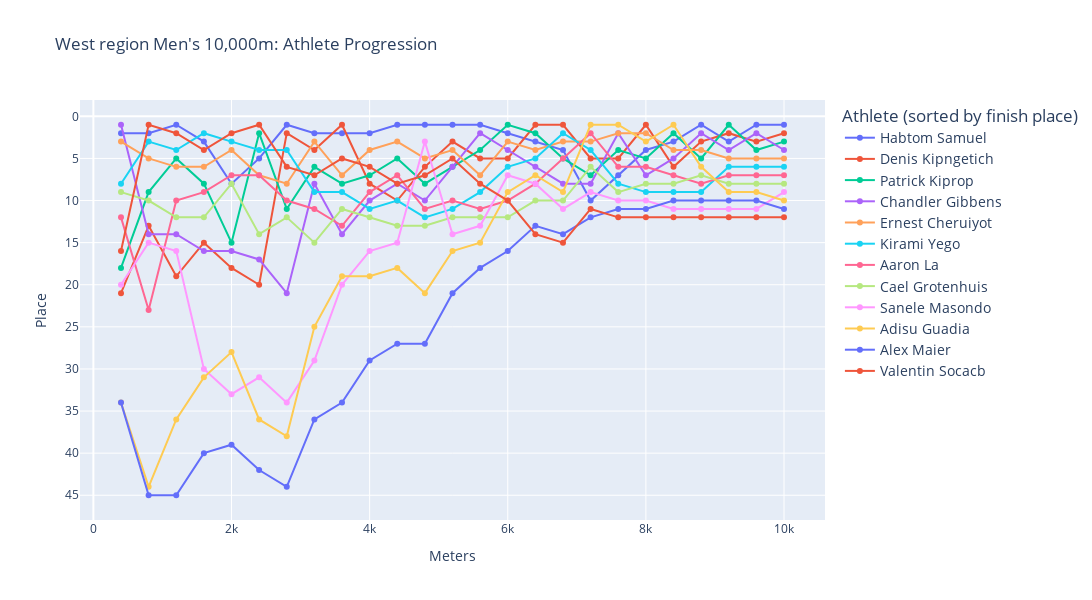
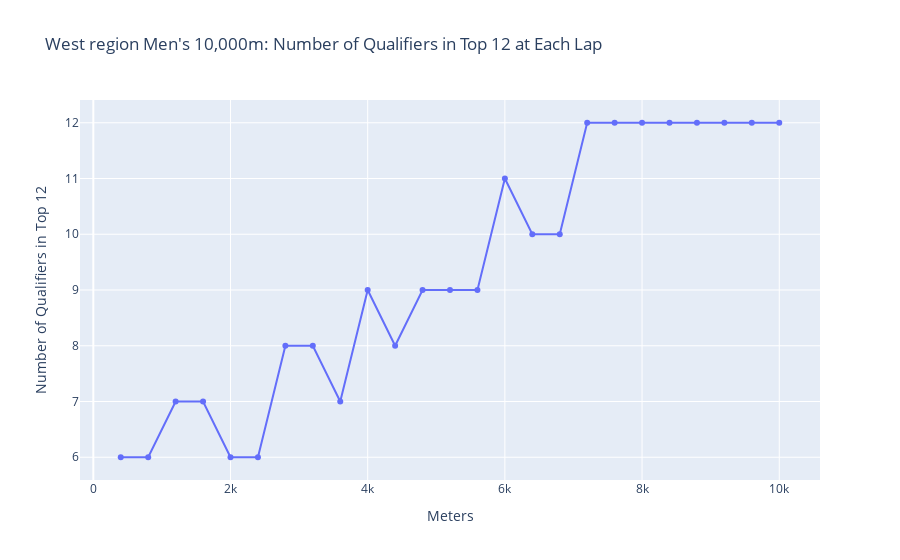
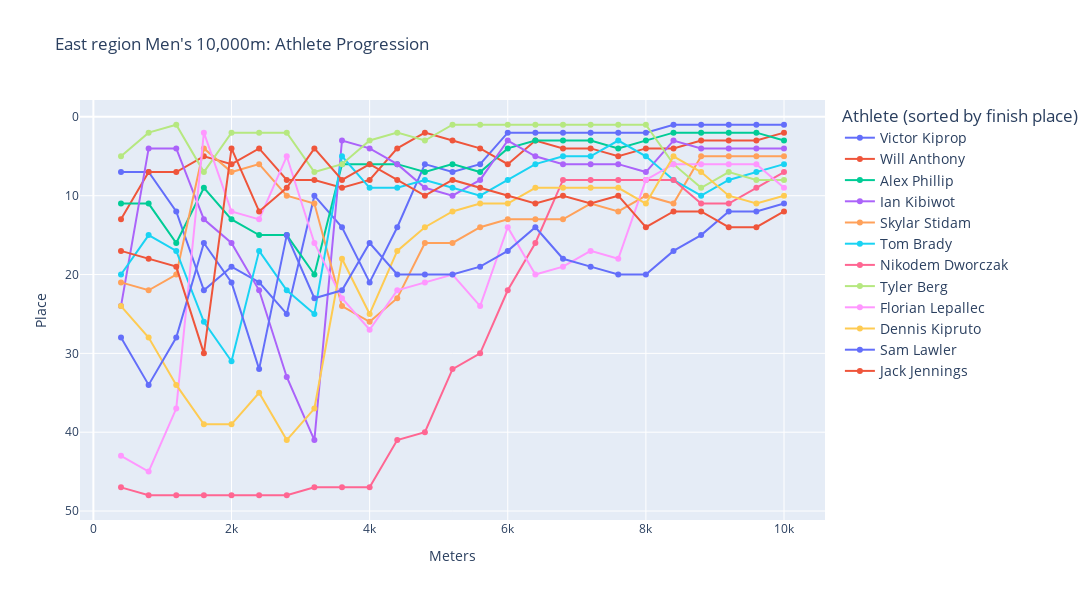
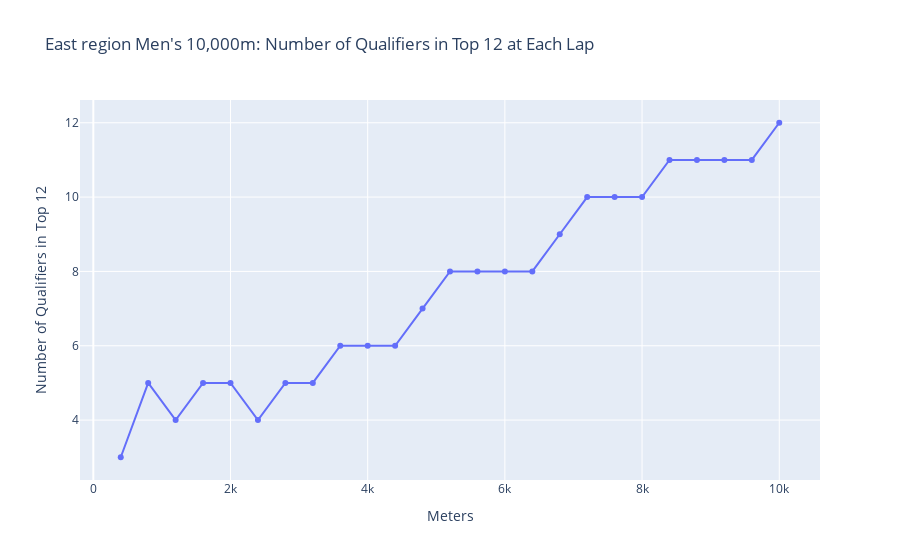

The notebook cell these images were saved under, in order:
### Code cell
# Result pages for 10,000m regionals races
urls = [
    'https://flashresults.ncaa.com/Outdoor/2024/FirstRounds/West/008-1-01.htm',
    'https://flashresults.ncaa.com/Outdoor/2024/FirstRounds/East/008-1-01.htm',
    'https://flashresults.ncaa.com/Outdoor/2024/FirstRounds/West/028-1-01.htm',
    'https://flashresults.ncaa.com/Outdoor/2024/FirstRounds/East/028-1-01.htm'
    ]
genders = ['Men','Men','Women','Women']
regions = ['West','East','West','East']
# Loop through the 4 race results
for url, gender, region in zip(urls, genders, regions):
    print(gender, region)
    # Scrape results from internet
    df = scrape_results(url)
    # Do some data cleaning
    clean_df = clean_results_df(df)
    # Add ranks per lap
    rank_df = add_ranks(clean_df)
    # Format data tables for plotting
    melted_rank_df = melt_rank_df(rank_df)
    top_12_df = get_top_12_df(melted_rank_df)
    # Plot race progression
    race_progression_plot(melted_rank_df, gender, region)
    race_progression_plot_interactive(melted_rank_df, gender, region)
    # Plot number of qualifiers in top 12
    top_12_plot(top_12_df, gender, region)
    top_12_plot_interactive(top_12_df, gender, region)

### Figure 1 — Plotly figure (JSON) as saved in the notebook; plotly's stock layout.template omitted (floating-point values rounded to 4 significant figures)
{"data": [{"hovertemplate": "<b>%{hovertext}</b><br><br>Athlete=Habtom Samuel<br>Meters=%{x}<br>Place=%{y}<extra></extra>", "hovertext": ["Habtom Samuel", "Habtom Samuel", "Habtom Samuel", "Habtom Samuel", "Habtom Samuel", "Habtom Samuel", "Habtom Samuel", "Habtom Samuel", "Habtom Samuel", "Habtom Samuel", "Habtom Samuel", "Habtom Samuel", "Habtom Samuel", "Habtom Samuel", "Habtom Samuel", "Habtom Samuel", "Habtom Samuel", "Habtom Samuel", "Habtom Samuel", "Habtom Samuel", "Habtom Samuel", "Habtom Samuel", "Habtom Samuel", "Habtom Samuel", "Habtom Samuel"], "legendgroup": "Habtom Samuel", "line": {"color": "#636efa", "dash": "solid", "shape": "linear"}, "marker": {"symbol": "circle"}, "mode": "lines+markers", "name": "Habtom Samuel", "orientation": "v", "showlegend": true, "type": "scatter", "x": [400, 800, 1200, 1600, 2000, 2400, 2800, 3200, 3600, 4000, 4400, 4800, 5200, 5600, 6000, 6400, 6800, 7200, 7600, 8000, 8400, 8800, 9200, 9600, 10000], "xaxis": "x", "y": [2, 2, 1, 3, 8, 5, 1, 2, 2, 2, 1, 1, 1, 1, 2, 3, 4, 10, 7, 4, 3, 1, 3, 1, 1], "yaxis": "y"}, {"hovertemplate": "<b>%{hovertext}</b><br><br>Athlete=Denis Kipngetich<br>Meters=%{x}<br>Place=%{y}<extra></extra>", "hovertext": ["Denis Kipngetich", "Denis Kipngetich", "Denis Kipngetich", "Denis Kipngetich", "Denis Kipngetich", "Denis Kipngetich", "Denis Kipngetich", "Denis Kipngetich", "Denis Kipngetich", "Denis Kipngetich", "Denis Kipngetich", "Denis Kipngetich", "Denis Kipngetich", "Denis Kipngetich", "Denis Kipngetich", "Denis Kipngetich", "Denis Kipngetich", "Denis Kipngetich", "Denis Kipngetich", "Denis Kipngetich", "Denis Kipngetich", "Denis Kipngetich", "Denis Kipngetich", "Denis Kipngetich", "Denis Kipngetich"], "legendgroup": "Denis Kipngetich", "line": {"color": "#EF553B", "dash": "solid", "shape": "linear"}, "marker": {"symbol": "circle"}, "mode": "lines+markers", "name": "Denis Kipngetich", "orientation": "v", "showlegend": true, "type": "scatter", "x": [400, 800, 1200, 1600, 2000, 2400, 2800, 3200, 3600, 4000, 4400, 4800, 5200, 5600, 6000, 6400, 6800, 7200, 7600, 8000, 8400, 8800, 9200, 9600, 10000], "xaxis": "x", "y": [21, 13, 19, 15, 18, 20, 2, 4, 1, 8, 10, 6, 3, 5, 5, 1, 1, 5, 5, 1, 6, 3, 2, 3, 2], "yaxis": "y"}, {"hovertemplate": "<b>%{hovertext}</b><br><br>Athlete=Patrick Kiprop<br>Meters=%{x}<br>Place=%{y}<extra></extra>", "hovertext": ["Patrick Kiprop", "Patrick Kiprop", "Patrick Kiprop", "Patrick Kiprop", "Patrick Kiprop", "Patrick Kiprop", "Patrick Kiprop", "Patrick Kiprop", "Patrick Kiprop", "Patrick Kiprop", "Patrick Kiprop", "Patrick Kiprop", "Patrick Kiprop", "Patrick Kiprop", "Patrick Kiprop", "Patrick Kiprop", "Patrick Kiprop", "Patrick Kiprop", "Patrick Kiprop", "Patrick Kiprop", "Patrick Kiprop", "Patrick Kiprop", "Patrick Kiprop", "Patrick Kiprop", "Patrick Kiprop"], "legendgroup": "Patrick Kiprop", "line": {"color": "#00cc96", "dash": "solid", "shape": "linear"}, "marker": {"symbol": "circle"}, "mode": "lines+markers", "name": "Patrick Kiprop", "orientation": "v", "showlegend": true, "type": "scatter", "x": [400, 800, 1200, 1600, 2000, 2400, 2800, 3200, 3600, 4000, 4400, 4800, 5200, 5600, 6000, 6400, 6800, 7200, 7600, 8000, 8400, 8800, 9200, 9600, 10000], "xaxis": "x", "y": [18, 9, 5, 8, 15, 2, 11, 6, 8, 7, 5, 8, 6, 4, 1, 2, 5, 7, 4, 5, 2, 5, 1, 4, 3], "yaxis": "y"}, {"hovertemplate": "<b>%{hovertext}</b><br><br>Athlete=Chandler Gibbens<br>Meters=%{x}<br>Place=%{y}<extra></extra>", "hovertext": ["Chandler Gibbens", "Chandler Gibbens", "Chandler Gibbens", "Chandler Gibbens", "Chandler Gibbens", "Chandler Gibbens", "Chandler Gibbens", "Chandler Gibbens", "Chandler Gibbens", "Chandler Gibbens", "Chandler Gibbens", "Chandler Gibbens", "Chandler Gibbens", "Chandler Gibbens", "Chandler Gibbens", "Chandler Gibbens", "Chandler Gibbens", "Chandler Gibbens", "Chandler Gibbens", "Chandler Gibbens", "Chandler Gibbens", "Chandler Gibbens", "Chandler Gibbens", "Chandler Gibbens", "Chandler Gibbens"], "legendgroup": "Chandler Gibbens", "line": {"color": "#ab63fa", "dash": "solid", "shape": "linear"}, "marker": {"symbol": "circle"}, "mode": "lines+markers", "name": "Chandler Gibbens", "orientation": "v", "showlegend": true, "type": "scatter", "x": [400, 800, 1200, 1600, 2000, 2400, 2800, 3200, 3600, 4000, 4400, 4800, 5200, 5600, 6000, 6400, 6800, 7200, 7600, 8000, 8400, 8800, 9200, 9600, 10000], "xaxis": "x", "y": [1, 14, 14, 16, 16, 17, 21, 8, 14, 10, 8, 10, 6, 2, 4, 6, 8, 8, 2, 7, 5, 2, 4, 2, 4], "yaxis": "y"}, {"hovertemplate": "<b>%{hovertext}</b><br><br>Athlete=Ernest Cheruiyot<br>Meters=%{x}<br>Place=%{y}<extra></extra>", "hovertext": ["Ernest Cheruiyot", "Ernest Cheruiyot", "Ernest Cheruiyot", "Ernest Cheruiyot", "Ernest Cheruiyot", "Ernest Cheruiyot", "Ernest Cheruiyot", "Ernest Cheruiyot", "Ernest Cheruiyot", "Ernest Cheruiyot", "Ernest Cheruiyot", "Ernest Cheruiyot", "Ernest Cheruiyot", "Ernest Cheruiyot", "Ernest Cheruiyot", "Ernest Cheruiyot", "Ernest Cheruiyot", "Ernest Cheruiyot", "Ernest Cheruiyot", "Ernest Cheruiyot", "Ernest Cheruiyot", "Ernest Cheruiyot", "Ernest Cheruiyot", "Ernest Cheruiyot", "Ernest Cheruiyot"], "legendgroup": "Ernest Cheruiyot", "line": {"color": "#FFA15A", "dash": "solid", "shape": "linear"}, "marker": {"symbol": "circle"}, "mode": "lines+markers", "name": "Ernest Cheruiyot", "orientation": "v", "showlegend": true, "type": "scatter", "x": [400, 800, 1200, 1600, 2000, 2400, 2800, 3200, 3600, 4000, 4400, 4800, 5200, 5600, 6000, 6400, 6800, 7200, 7600, 8000, 8400, 8800, 9200, 9600, 10000], "xaxis": "x", "y": [3, 5, 6, 6, 4, 7, 8, 3, 7, 4, 3, 5, 4, 7, 3, 4, 3, 3, 2, 2, 4, 4, 5, 5, 5], "yaxis": "y"}, {"hovertemplate": "<b>%{hovertext}</b><br><br>Athlete=Kirami Yego<br>Meters=%{x}<br>Place=%{y}<extra></extra>", "hovertext": ["Kirami Yego", "Kirami Yego", "Kirami Yego", "Kirami Yego", "Kirami Yego", "Kirami Yego", "Kirami Yego", "Kirami Yego", "Kirami Yego", "Kirami Yego", "Kirami Yego", "Kirami Yego", "Kirami Yego", "Kirami Yego", "Kirami Yego", "Kirami Yego", "Kirami Yego", "Kirami Yego", "Kirami Yego", "Kirami Yego", "Kirami Yego", "Kirami Yego", "Kirami Yego", "Kirami Yego", "Kirami Yego"], "legendgroup": "Kirami Yego", "line": {"color": "#19d3f3", "dash": "solid", "shape": "linear"}, "marker": {"symbol": "circle"}, "mode": "lines+markers", "name": "Kirami Yego", "orientation": "v", "showlegend": true, "type": "scatter", "x": [400, 800, 1200, 1600, 2000, 2400, 2800, 3200, 3600, 4000, 4400, 4800, 5200, 5600, 6000, 6400, 6800, 7200, 7600, 8000, 8400, 8800, 9200, 9600, 10000], "xaxis": "x", "y": [8, 3, 4, 2, 3, 4, 4, 9, 9, 11, 10, 12, 11, 9, 6, 5, 2, 4, 8, 9, 9, 9, 6, 6, 6], "yaxis": "y"}, {"hovertemplate": "<b>%{hovertext}</b><br><br>Athlete=Aaron La<br>Meters=%{x}<br>Place=%{y}<extra></extra>", "hovertext": ["Aaron La", "Aaron La", "Aaron La", "Aaron La", "Aaron La", "Aaron La", "Aaron La", "Aaron La", "Aaron La", "Aaron La", "Aaron La", "Aaron La", "Aaron La", "Aaron La", "Aaron La", "Aaron La", "Aaron La", "Aaron La", "Aaron La", "Aaron La", "Aaron La", "Aaron La", "Aaron La", "Aaron La", "Aaron La"], "legendgroup": "Aaron La", "line": {"color": "#FF6692", "dash": "solid", "shape": "linear"}, "marker": {"symbol": "circle"}, "mode": "lines+markers", "name": "Aaron La", "orientation": "v", "showlegend": true, "type": "scatter", "x": [400, 800, 1200, 1600, 2000, 2400, 2800, 3200, 3600, 4000, 4400, 4800, 5200, 5600, 6000, 6400, 6800, 7200, 7600, 8000, 8400, 8800, 9200, 9600, 10000], "xaxis": "x", "y": [12, 23, 10, 9, 7, 7, 10, 11, 13, 9, 7, 11, 10, 11, 10, 8, 5, 2, 6, 6, 7, 8, 7, 7, 7], "yaxis": "y"}, {"hovertemplate": "<b>%{hovertext}</b><br><br>Athlete=Cael Grotenhuis<br>Meters=%{x}<br>Place=%{y}<extra></extra>", "hovertext": ["Cael Grotenhuis", "Cael Grotenhuis", "Cael Grotenhuis", "Cael Grotenhuis", "Cael Grotenhuis", "Cael Grotenhuis", "Cael Grotenhuis", "Cael Grotenhuis", "Cael Grotenhuis", "Cael Grotenhuis", "Cael Grotenhuis", "Cael Grotenhuis", "Cael Grotenhuis", "Cael Grotenhuis", "Cael Grotenhuis", "Cael Grotenhuis", "Cael Grotenhuis", "Cael Grotenhuis", "Cael Grotenhuis", "Cael Grotenhuis", "Cael Grotenhuis", "Cael Grotenhuis", "Cael Grotenhuis", "Cael Grotenhuis", "Cael Grotenhuis"], "legendgroup": "Cael Grotenhuis", "line": {"color": "#B6E880", "dash": "solid", "shape": "linear"}, "marker": {"symbol": "circle"}, "mode": "lines+markers", "name": "Cael Grotenhuis", "orientation": "v", "showlegend": true, "type": "scatter", "x": [400, 800, 1200, 1600, 2000, 2400, 2800, 3200, 3600, 4000, 4400, 4800, 5200, 5600, 6000, 6400, 6800, 7200, 7600, 8000, 8400, 8800, 9200, 9600, 10000], "xaxis": "x", "y": [9, 10, 12, 12, 8, 14, 12, 15, 11, 12, 13, 13, 12, 12, 12, 10, 10, 6, 9, 8, 8, 7, 8, 8, 8], "yaxis": "y"}, {"hovertemplate": "<b>%{hovertext}</b><br><br>Athlete=Sanele Masondo<br>Meters=%{x}<br>Place=%{y}<extra></extra>", "hovertext": ["Sanele Masondo", "Sanele Masondo", "Sanele Masondo", "Sanele Masondo", "Sanele Masondo", "Sanele Masondo", "Sanele Masondo", "Sanele Masondo", "Sanele Masondo", "Sanele Masondo", "Sanele Masondo", "Sanele Masondo", "Sanele Masondo", "Sanele Masondo", "Sanele Masondo", "Sanele Masondo", "Sanele Masondo", "Sanele Masondo", "Sanele Masondo", "Sanele Masondo", "Sanele Masondo", "Sanele Masondo", "Sanele Masondo", "Sanele Masondo", "Sanele Masondo"], "legendgroup": "Sanele Masondo", "line": {"color": "#FF97FF", "dash": "solid", "shape": "linear"}, "marker": {"symbol": "circle"}, "mode": "lines+markers", "name": "Sanele Masondo", "orientation": "v", "showlegend": true, "type": "scatter", "x": [400, 800, 1200, 1600, 2000, 2400, 2800, 3200, 3600, 4000, 4400, 4800, 5200, 5600, 6000, 6400, 6800, 7200, 7600, 8000, 8400, 8800, 9200, 9600, 10000], "xaxis": "x", "y": [20, 15, 16, 30, 33, 31, 34, 29, 20, 16, 15, 3, 14, 13, 7, 8, 11, 9, 10, 10, 11, 11, 11, 11, 9], "yaxis": "y"}, {"hovertemplate": "<b>%{hovertext}</b><br><br>Athlete=Adisu Guadia<br>Meters=%{x}<br>Place=%{y}<extra></extra>", "hovertext": ["Adisu Guadia", "Adisu Guadia", "Adisu Guadia", "Adisu Guadia", "Adisu Guadia", "Adisu Guadia", "Adisu Guadia", "Adisu Guadia", "Adisu Guadia", "Adisu Guadia", "Adisu Guadia", "Adisu Guadia", "Adisu Guadia", "Adisu Guadia", "Adisu Guadia", "Adisu Guadia", "Adisu Guadia", "Adisu Guadia", "Adisu Guadia", "Adisu Guadia", "Adisu Guadia", "Adisu Guadia", "Adisu Guadia", "Adisu Guadia", "Adisu Guadia"], "legendgroup": "Adisu Guadia", "line": {"color": "#FECB52", "dash": "solid", "shape": "linear"}, "marker": {"symbol": "circle"}, "mode": "lines+markers", "name": "Adisu Guadia", "orientation": "v", "showlegend": true, "type": "scatter", "x": [400, 800, 1200, 1600, 2000, 2400, 2800, 3200, 3600, 4000, 4400, 4800, 5200, 5600, 6000, 6400, 6800, 7200, 7600, 8000, 8400, 8800, 9200, 9600, 10000], "xaxis": "x", "y": [34, 44, 36, 31, 28, 36, 38, 25, 19, 19, 18, 21, 16, 15, 9, 7, 9, 1, 1, 3, 1, 6, 9, 9, 10], "yaxis": "y"}, {"hovertemplate": "<b>%{hovertext}</b><br><br>Athlete=Alex Maier<br>Meters=%{x}<br>Place=%{y}<extra></extra>", "hovertext": ["Alex Maier", "Alex Maier", "Alex Maier", "Alex Maier", "Alex Maier", "Alex Maier", "Alex Maier", "Alex Maier", "Alex Maier", "Alex Maier", "Alex Maier", "Alex Maier", "Alex Maier", "Alex Maier", "Alex Maier", "Alex Maier", "Alex Maier", "Alex Maier", "Alex Maier", "Alex Maier", "Alex Maier", "Alex Maier", "Alex Maier", "Alex Maier", "Alex Maier"], "legendgroup": "Alex Maier", "line": {"color": "#636efa", "dash": "solid", "shape": "linear"}, "marker": {"symbol": "circle"}, "mode": "lines+markers", "name": "Alex Maier", "orientation": "v", "showlegend": true, "type": "scatter", "x": [400, 800, 1200, 1600, 2000, 2400, 2800, 3200, 3600, 4000, 4400, 4800, 5200, 5600, 6000, 6400, 6800, 7200, 7600, 8000, 8400, 8800, 9200, 9600, 10000], "xaxis": "x", "y": [34, 45, 45, 40, 39, 42, 44, 36, 34, 29, 27, 27, 21, 18, 16, 13, 14, 12, 11, 11, 10, 10, 10, 10, 11], "yaxis": "y"}, {"hovertemplate": "<b>%{hovertext}</b><br><br>Athlete=Valentin Socacb<br>Meters=%{x}<br>Place=%{y}<extra></extra>", "hovertext": ["Valentin Socacb", "Valentin Socacb", "Valentin Socacb", "Valentin Socacb", "Valentin Socacb", "Valentin Socacb", "Valentin Socacb", "Valentin Socacb", "Valentin Socacb", "Valentin Socacb", "Valentin Socacb", "Valentin Socacb", "Valentin Socacb", "Valentin Socacb", "Valentin Socacb", "Valentin Socacb", "Valentin Socacb", "Valentin Socacb", "Valentin Socacb", "Valentin Socacb", "Valentin Socacb", "Valentin Socacb", "Valentin Socacb", "Valentin Socacb", "Valentin Socacb"], "legendgroup": "Valentin Socacb", "line": {"color": "#EF553B", "dash": "solid", "shape": "linear"}, "marker": {"symbol": "circle"}, "mode": "lines+markers", "name": "Valentin Socacb", "orientation": "v", "showlegend": true, "type": "scatter", "x": [400, 800, 1200, 1600, 2000, 2400, 2800, 3200, 3600, 4000, 4400, 4800, 5200, 5600, 6000, 6400, 6800, 7200, 7600, 8000, 8400, 8800, 9200, 9600, 10000], "xaxis": "x", "y": [16, 1, 2, 4, 2, 1, 6, 7, 5, 6, 8, 7, 5, 8, 10, 14, 15, 11, 12, 12, 12, 12, 12, 12, 12], "yaxis": "y"}], "layout": {"height": 600, "legend": {"font": {"size": 14}, "orientation": "v", "title": {"text": "Athlete (sorted by finish place)"}, "tracegroupgap": 0}, "title": {"text": "West region Men's 10,000m: Athlete Progression"}, "width": 1200, "xaxis": {"anchor": "y", "domain": [0, 1], "title": {"text": "Meters"}}, "yaxis": {"anchor": "x", "autorange": "reversed", "domain": [0, 1], "title": {"text": "Place"}}}}

### Figure 2 — Plotly figure (JSON) as saved in the notebook; plotly's stock layout.template omitted (floating-point values rounded to 4 significant figures)
{"data": [{"hovertemplate": "Meters=%{x}<br>Number of Qualifiers in Top 12=%{y}<extra></extra>", "legendgroup": "", "line": {"color": "#636efa", "dash": "solid", "shape": "linear"}, "marker": {"symbol": "circle"}, "mode": "lines+markers", "name": "", "orientation": "v", "showlegend": false, "type": "scatter", "x": [400, 800, 1200, 1600, 2000, 2400, 2800, 3200, 3600, 4000, 4400, 4800, 5200, 5600, 6000, 6400, 6800, 7200, 7600, 8000, 8400, 8800, 9200, 9600, 10000], "xaxis": "x", "y": [6, 6, 7, 7, 6, 6, 8, 8, 7, 9, 8, 9, 9, 9, 11, 10, 10, 12, 12, 12, 12, 12, 12, 12, 12], "yaxis": "y"}], "layout": {"legend": {"tracegroupgap": 0}, "title": {"text": "West region Men's 10,000m: Number of Qualifiers in Top 12 at Each Lap"}, "xaxis": {"anchor": "y", "domain": [0, 1], "title": {"text": "Meters"}}, "yaxis": {"anchor": "x", "domain": [0, 1], "title": {"text": "Number of Qualifiers in Top 12"}}}}

### Figure 3 — Plotly figure (JSON) as saved in the notebook; plotly's stock layout.template omitted (floating-point values rounded to 4 significant figures)
{"data": [{"hovertemplate": "<b>%{hovertext}</b><br><br>Athlete=Victor Kiprop<br>Meters=%{x}<br>Place=%{y}<extra></extra>", "hovertext": ["Victor Kiprop", "Victor Kiprop", "Victor Kiprop", "Victor Kiprop", "Victor Kiprop", "Victor Kiprop", "Victor Kiprop", "Victor Kiprop", "Victor Kiprop", "Victor Kiprop", "Victor Kiprop", "Victor Kiprop", "Victor Kiprop", "Victor Kiprop", "Victor Kiprop", "Victor Kiprop", "Victor Kiprop", "Victor Kiprop", "Victor Kiprop", "Victor Kiprop", "Victor Kiprop", "Victor Kiprop", "Victor Kiprop", "Victor Kiprop", "Victor Kiprop"], "legendgroup": "Victor Kiprop", "line": {"color": "#636efa", "dash": "solid", "shape": "linear"}, "marker": {"symbol": "circle"}, "mode": "lines+markers", "name": "Victor Kiprop", "orientation": "v", "showlegend": true, "type": "scatter", "x": [400, 800, 1200, 1600, 2000, 2400, 2800, 3200, 3600, 4000, 4400, 4800, 5200, 5600, 6000, 6400, 6800, 7200, 7600, 8000, 8400, 8800, 9200, 9600, 10000], "xaxis": "x", "y": [7, 7, 12, 22, 19, 21, 25, 10, 14, 21, 14, 6, 7, 6, 2, 2, 2, 2, 2, 2, 1, 1, 1, 1, 1], "yaxis": "y"}, {"hovertemplate": "<b>%{hovertext}</b><br><br>Athlete=Will Anthony<br>Meters=%{x}<br>Place=%{y}<extra></extra>", "hovertext": ["Will Anthony", "Will Anthony", "Will Anthony", "Will Anthony", "Will Anthony", "Will Anthony", "Will Anthony", "Will Anthony", "Will Anthony", "Will Anthony", "Will Anthony", "Will Anthony", "Will Anthony", "Will Anthony", "Will Anthony", "Will Anthony", "Will Anthony", "Will Anthony", "Will Anthony", "Will Anthony", "Will Anthony", "Will Anthony", "Will Anthony", "Will Anthony", "Will Anthony"], "legendgroup": "Will Anthony", "line": {"color": "#EF553B", "dash": "solid", "shape": "linear"}, "marker": {"symbol": "circle"}, "mode": "lines+markers", "name": "Will Anthony", "orientation": "v", "showlegend": true, "type": "scatter", "x": [400, 800, 1200, 1600, 2000, 2400, 2800, 3200, 3600, 4000, 4400, 4800, 5200, 5600, 6000, 6400, 6800, 7200, 7600, 8000, 8400, 8800, 9200, 9600, 10000], "xaxis": "x", "y": [13, 7, 7, 5, 6, 4, 8, 8, 9, 8, 4, 2, 3, 4, 6, 3, 4, 4, 5, 4, 4, 3, 3, 3, 2], "yaxis": "y"}, {"hovertemplate": "<b>%{hovertext}</b><br><br>Athlete=Alex Phillip<br>Meters=%{x}<br>Place=%{y}<extra></extra>", "hovertext": ["Alex Phillip", "Alex Phillip", "Alex Phillip", "Alex Phillip", "Alex Phillip", "Alex Phillip", "Alex Phillip", "Alex Phillip", "Alex Phillip", "Alex Phillip", "Alex Phillip", "Alex Phillip", "Alex Phillip", "Alex Phillip", "Alex Phillip", "Alex Phillip", "Alex Phillip", "Alex Phillip", "Alex Phillip", "Alex Phillip", "Alex Phillip", "Alex Phillip", "Alex Phillip", "Alex Phillip", "Alex Phillip"], "legendgroup": "Alex Phillip", "line": {"color": "#00cc96", "dash": "solid", "shape": "linear"}, "marker": {"symbol": "circle"}, "mode": "lines+markers", "name": "Alex Phillip", "orientation": "v", "showlegend": true, "type": "scatter", "x": [400, 800, 1200, 1600, 2000, 2400, 2800, 3200, 3600, 4000, 4400, 4800, 5200, 5600, 6000, 6400, 6800, 7200, 7600, 8000, 8400, 8800, 9200, 9600, 10000], "xaxis": "x", "y": [11, 11, 16, 9, 13, 15, 15, 20, 6, 6, 6, 7, 6, 7, 4, 3, 3, 3, 4, 3, 2, 2, 2, 2, 3], "yaxis": "y"}, {"hovertemplate": "<b>%{hovertext}</b><br><br>Athlete=Ian Kibiwot<br>Meters=%{x}<br>Place=%{y}<extra></extra>", "hovertext": ["Ian Kibiwot", "Ian Kibiwot", "Ian Kibiwot", "Ian Kibiwot", "Ian Kibiwot", "Ian Kibiwot", "Ian Kibiwot", "Ian Kibiwot", "Ian Kibiwot", "Ian Kibiwot", "Ian Kibiwot", "Ian Kibiwot", "Ian Kibiwot", "Ian Kibiwot", "Ian Kibiwot", "Ian Kibiwot", "Ian Kibiwot", "Ian Kibiwot", "Ian Kibiwot", "Ian Kibiwot", "Ian Kibiwot", "Ian Kibiwot", "Ian Kibiwot", "Ian Kibiwot", "Ian Kibiwot"], "legendgroup": "Ian Kibiwot", "line": {"color": "#ab63fa", "dash": "solid", "shape": "linear"}, "marker": {"symbol": "circle"}, "mode": "lines+markers", "name": "Ian Kibiwot", "orientation": "v", "showlegend": true, "type": "scatter", "x": [400, 800, 1200, 1600, 2000, 2400, 2800, 3200, 3600, 4000, 4400, 4800, 5200, 5600, 6000, 6400, 6800, 7200, 7600, 8000, 8400, 8800, 9200, 9600, 10000], "xaxis": "x", "y": [24, 4, 4, 13, 16, 22, 33, 41, 3, 4, 6, 9, 10, 8, 3, 5, 6, 6, 6, 7, 3, 4, 4, 4, 4], "yaxis": "y"}, {"hovertemplate": "<b>%{hovertext}</b><br><br>Athlete=Skylar Stidam<br>Meters=%{x}<br>Place=%{y}<extra></extra>", "hovertext": ["Skylar Stidam", "Skylar Stidam", "Skylar Stidam", "Skylar Stidam", "Skylar Stidam", "Skylar Stidam", "Skylar Stidam", "Skylar Stidam", "Skylar Stidam", "Skylar Stidam", "Skylar Stidam", "Skylar Stidam", "Skylar Stidam", "Skylar Stidam", "Skylar Stidam", "Skylar Stidam", "Skylar Stidam", "Skylar Stidam", "Skylar Stidam", "Skylar Stidam", "Skylar Stidam", "Skylar Stidam", "Skylar Stidam", "Skylar Stidam", "Skylar Stidam"], "legendgroup": "Skylar Stidam", "line": {"color": "#FFA15A", "dash": "solid", "shape": "linear"}, "marker": {"symbol": "circle"}, "mode": "lines+markers", "name": "Skylar Stidam", "orientation": "v", "showlegend": true, "type": "scatter", "x": [400, 800, 1200, 1600, 2000, 2400, 2800, 3200, 3600, 4000, 4400, 4800, 5200, 5600, 6000, 6400, 6800, 7200, 7600, 8000, 8400, 8800, 9200, 9600, 10000], "xaxis": "x", "y": [21, 22, 20, 4, 7, 6, 10, 11, 24, 26, 23, 16, 16, 14, 13, 13, 13, 11, 12, 10, 11, 5, 5, 5, 5], "yaxis": "y"}, {"hovertemplate": "<b>%{hovertext}</b><br><br>Athlete=Tom Brady<br>Meters=%{x}<br>Place=%{y}<extra></extra>", "hovertext": ["Tom Brady", "Tom Brady", "Tom Brady", "Tom Brady", "Tom Brady", "Tom Brady", "Tom Brady", "Tom Brady", "Tom Brady", "Tom Brady", "Tom Brady", "Tom Brady", "Tom Brady", "Tom Brady", "Tom Brady", "Tom Brady", "Tom Brady", "Tom Brady", "Tom Brady", "Tom Brady", "Tom Brady", "Tom Brady", "Tom Brady", "Tom Brady", "Tom Brady"], "legendgroup": "Tom Brady", "line": {"color": "#19d3f3", "dash": "solid", "shape": "linear"}, "marker": {"symbol": "circle"}, "mode": "lines+markers", "name": "Tom Brady", "orientation": "v", "showlegend": true, "type": "scatter", "x": [400, 800, 1200, 1600, 2000, 2400, 2800, 3200, 3600, 4000, 4400, 4800, 5200, 5600, 6000, 6400, 6800, 7200, 7600, 8000, 8400, 8800, 9200, 9600, 10000], "xaxis": "x", "y": [20, 15, 17, 26, 31, 17, 22, 25, 5, 9, 9, 8, 9, 10, 8, 6, 5, 5, 3, 5, 8, 10, 8, 7, 6], "yaxis": "y"}, {"hovertemplate": "<b>%{hovertext}</b><br><br>Athlete=Nikodem Dworczak<br>Meters=%{x}<br>Place=%{y}<extra></extra>", "hovertext": ["Nikodem Dworczak", "Nikodem Dworczak", "Nikodem Dworczak", "Nikodem Dworczak", "Nikodem Dworczak", "Nikodem Dworczak", "Nikodem Dworczak", "Nikodem Dworczak", "Nikodem Dworczak", "Nikodem Dworczak", "Nikodem Dworczak", "Nikodem Dworczak", "Nikodem Dworczak", "Nikodem Dworczak", "Nikodem Dworczak", "Nikodem Dworczak", "Nikodem Dworczak", "Nikodem Dworczak", "Nikodem Dworczak", "Nikodem Dworczak", "Nikodem Dworczak", "Nikodem Dworczak", "Nikodem Dworczak", "Nikodem Dworczak", "Nikodem Dworczak"], "legendgroup": "Nikodem Dworczak", "line": {"color": "#FF6692", "dash": "solid", "shape": "linear"}, "marker": {"symbol": "circle"}, "mode": "lines+markers", "name": "Nikodem Dworczak", "orientation": "v", "showlegend": true, "type": "scatter", "x": [400, 800, 1200, 1600, 2000, 2400, 2800, 3200, 3600, 4000, 4400, 4800, 5200, 5600, 6000, 6400, 6800, 7200, 7600, 8000, 8400, 8800, 9200, 9600, 10000], "xaxis": "x", "y": [47, 48, 48, 48, 48, 48, 48, 47, 47, 47, 41, 40, 32, 30, 22, 16, 8, 8, 8, 8, 8, 11, 11, 9, 7], "yaxis": "y"}, {"hovertemplate": "<b>%{hovertext}</b><br><br>Athlete=Tyler Berg<br>Meters=%{x}<br>Place=%{y}<extra></extra>", "hovertext": ["Tyler Berg", "Tyler Berg", "Tyler Berg", "Tyler Berg", "Tyler Berg", "Tyler Berg", "Tyler Berg", "Tyler Berg", "Tyler Berg", "Tyler Berg", "Tyler Berg", "Tyler Berg", "Tyler Berg", "Tyler Berg", "Tyler Berg", "Tyler Berg", "Tyler Berg", "Tyler Berg", "Tyler Berg", "Tyler Berg", "Tyler Berg", "Tyler Berg", "Tyler Berg", "Tyler Berg", "Tyler Berg"], "legendgroup": "Tyler Berg", "line": {"color": "#B6E880", "dash": "solid", "shape": "linear"}, "marker": {"symbol": "circle"}, "mode": "lines+markers", "name": "Tyler Berg", "orientation": "v", "showlegend": true, "type": "scatter", "x": [400, 800, 1200, 1600, 2000, 2400, 2800, 3200, 3600, 4000, 4400, 4800, 5200, 5600, 6000, 6400, 6800, 7200, 7600, 8000, 8400, 8800, 9200, 9600, 10000], "xaxis": "x", "y": [5, 2, 1, 7, 2, 2, 2, 7, 6, 3, 2, 3, 1, 1, 1, 1, 1, 1, 1, 1, 6, 9, 7, 8, 8], "yaxis": "y"}, {"hovertemplate": "<b>%{hovertext}</b><br><br>Athlete=Florian Lepallec<br>Meters=%{x}<br>Place=%{y}<extra></extra>", "hovertext": ["Florian Lepallec", "Florian Lepallec", "Florian Lepallec", "Florian Lepallec", "Florian Lepallec", "Florian Lepallec", "Florian Lepallec", "Florian Lepallec", "Florian Lepallec", "Florian Lepallec", "Florian Lepallec", "Florian Lepallec", "Florian Lepallec", "Florian Lepallec", "Florian Lepallec", "Florian Lepallec", "Florian Lepallec", "Florian Lepallec", "Florian Lepallec", "Florian Lepallec", "Florian Lepallec", "Florian Lepallec", "Florian Lepallec", "Florian Lepallec", "Florian Lepallec"], "legendgroup": "Florian Lepallec", "line": {"color": "#FF97FF", "dash": "solid", "shape": "linear"}, "marker": {"symbol": "circle"}, "mode": "lines+markers", "name": "Florian Lepallec", "orientation": "v", "showlegend": true, "type": "scatter", "x": [400, 800, 1200, 1600, 2000, 2400, 2800, 3200, 3600, 4000, 4400, 4800, 5200, 5600, 6000, 6400, 6800, 7200, 7600, 8000, 8400, 8800, 9200, 9600, 10000], "xaxis": "x", "y": [43, 45, 37, 2, 12, 13, 5, 16, 23, 27, 22, 21, 20, 24, 14, 20, 19, 17, 18, 8, 6, 6, 6, 6, 9], "yaxis": "y"}, {"hovertemplate": "<b>%{hovertext}</b><br><br>Athlete=Dennis Kipruto<br>Meters=%{x}<br>Place=%{y}<extra></extra>", "hovertext": ["Dennis Kipruto", "Dennis Kipruto", "Dennis Kipruto", "Dennis Kipruto", "Dennis Kipruto", "Dennis Kipruto", "Dennis Kipruto", "Dennis Kipruto", "Dennis Kipruto", "Dennis Kipruto", "Dennis Kipruto", "Dennis Kipruto", "Dennis Kipruto", "Dennis Kipruto", "Dennis Kipruto", "Dennis Kipruto", "Dennis Kipruto", "Dennis Kipruto", "Dennis Kipruto", "Dennis Kipruto", "Dennis Kipruto", "Dennis Kipruto", "Dennis Kipruto", "Dennis Kipruto", "Dennis Kipruto"], "legendgroup": "Dennis Kipruto", "line": {"color": "#FECB52", "dash": "solid", "shape": "linear"}, "marker": {"symbol": "circle"}, "mode": "lines+markers", "name": "Dennis Kipruto", "orientation": "v", "showlegend": true, "type": "scatter", "x": [400, 800, 1200, 1600, 2000, 2400, 2800, 3200, 3600, 4000, 4400, 4800, 5200, 5600, 6000, 6400, 6800, 7200, 7600, 8000, 8400, 8800, 9200, 9600, 10000], "xaxis": "x", "y": [24, 28, 34, 39, 39, 35, 41, 37, 18, 25, 17, 14, 12, 11, 11, 9, 9, 9, 9, 11, 5, 7, 10, 11, 10], "yaxis": "y"}, {"hovertemplate": "<b>%{hovertext}</b><br><br>Athlete=Sam Lawler<br>Meters=%{x}<br>Place=%{y}<extra></extra>", "hovertext": ["Sam Lawler", "Sam Lawler", "Sam Lawler", "Sam Lawler", "Sam Lawler", "Sam Lawler", "Sam Lawler", "Sam Lawler", "Sam Lawler", "Sam Lawler", "Sam Lawler", "Sam Lawler", "Sam Lawler", "Sam Lawler", "Sam Lawler", "Sam Lawler", "Sam Lawler", "Sam Lawler", "Sam Lawler", "Sam Lawler", "Sam Lawler", "Sam Lawler", "Sam Lawler", "Sam Lawler", "Sam Lawler"], "legendgroup": "Sam Lawler", "line": {"color": "#636efa", "dash": "solid", "shape": "linear"}, "marker": {"symbol": "circle"}, "mode": "lines+markers", "name": "Sam Lawler", "orientation": "v", "showlegend": true, "type": "scatter", "x": [400, 800, 1200, 1600, 2000, 2400, 2800, 3200, 3600, 4000, 4400, 4800, 5200, 5600, 6000, 6400, 6800, 7200, 7600, 8000, 8400, 8800, 9200, 9600, 10000], "xaxis": "x", "y": [28, 34, 28, 16, 21, 32, 15, 23, 22, 16, 20, 20, 20, 19, 17, 14, 18, 19, 20, 20, 17, 15, 12, 12, 11], "yaxis": "y"}, {"hovertemplate": "<b>%{hovertext}</b><br><br>Athlete=Jack Jennings<br>Meters=%{x}<br>Place=%{y}<extra></extra>", "hovertext": ["Jack Jennings", "Jack Jennings", "Jack Jennings", "Jack Jennings", "Jack Jennings", "Jack Jennings", "Jack Jennings", "Jack Jennings", "Jack Jennings", "Jack Jennings", "Jack Jennings", "Jack Jennings", "Jack Jennings", "Jack Jennings", "Jack Jennings", "Jack Jennings", "Jack Jennings", "Jack Jennings", "Jack Jennings", "Jack Jennings", "Jack Jennings", "Jack Jennings", "Jack Jennings", "Jack Jennings", "Jack Jennings"], "legendgroup": "Jack Jennings", "line": {"color": "#EF553B", "dash": "solid", "shape": "linear"}, "marker": {"symbol": "circle"}, "mode": "lines+markers", "name": "Jack Jennings", "orientation": "v", "showlegend": true, "type": "scatter", "x": [400, 800, 1200, 1600, 2000, 2400, 2800, 3200, 3600, 4000, 4400, 4800, 5200, 5600, 6000, 6400, 6800, 7200, 7600, 8000, 8400, 8800, 9200, 9600, 10000], "xaxis": "x", "y": [17, 18, 19, 30, 4, 12, 9, 4, 8, 6, 8, 10, 8, 9, 10, 11, 10, 11, 10, 14, 12, 12, 14, 14, 12], "yaxis": "y"}], "layout": {"height": 600, "legend": {"font": {"size": 14}, "orientation": "v", "title": {"text": "Athlete (sorted by finish place)"}, "tracegroupgap": 0}, "title": {"text": "East region Men's 10,000m: Athlete Progression"}, "width": 1200, "xaxis": {"anchor": "y", "domain": [0, 1], "title": {"text": "Meters"}}, "yaxis": {"anchor": "x", "autorange": "reversed", "domain": [0, 1], "title": {"text": "Place"}}}}

### Figure 4 — Plotly figure (JSON) as saved in the notebook; plotly's stock layout.template omitted (floating-point values rounded to 4 significant figures)
{"data": [{"hovertemplate": "Meters=%{x}<br>Number of Qualifiers in Top 12=%{y}<extra></extra>", "legendgroup": "", "line": {"color": "#636efa", "dash": "solid", "shape": "linear"}, "marker": {"symbol": "circle"}, "mode": "lines+markers", "name": "", "orientation": "v", "showlegend": false, "type": "scatter", "x": [400, 800, 1200, 1600, 2000, 2400, 2800, 3200, 3600, 4000, 4400, 4800, 5200, 5600, 6000, 6400, 6800, 7200, 7600, 8000, 8400, 8800, 9200, 9600, 10000], "xaxis": "x", "y": [3, 5, 4, 5, 5, 4, 5, 5, 6, 6, 6, 7, 8, 8, 8, 8, 9, 10, 10, 10, 11, 11, 11, 11, 12], "yaxis": "y"}], "layout": {"legend": {"tracegroupgap": 0}, "title": {"text": "East region Men's 10,000m: Number of Qualifiers in Top 12 at Each Lap"}, "xaxis": {"anchor": "y", "domain": [0, 1], "title": {"text": "Meters"}}, "yaxis": {"anchor": "x", "domain": [0, 1], "title": {"text": "Number of Qualifiers in Top 12"}}}}
